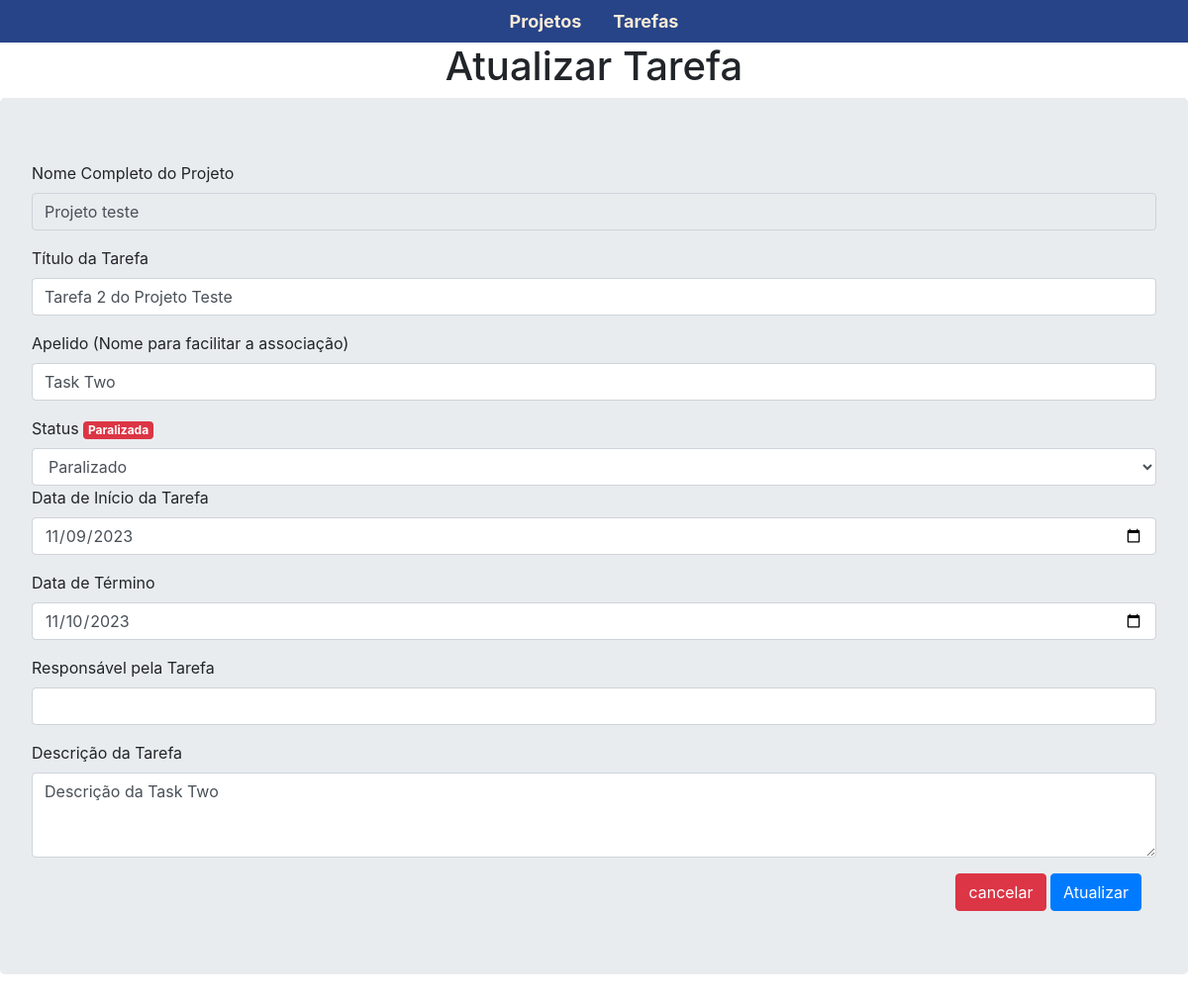
Page /forms/edit_task.php?id=2 on the committed database.
### tables this page shows
CREATE TABLE `projects` (
  `id` int(3) NOT NULL,
  `Full name` varchar(255) NOT NULL,
  `apelido_projeto` varchar(20) NOT NULL,
  `start` date NOT NULL DEFAULT current_timestamp(),
  `end` date NOT NULL DEFAULT current_timestamp(),
  `resp` varchar(200) NOT NULL,
  `desc` text NOT NULL
);

CREATE TABLE `tasks` (
  `id` int(3) NOT NULL,
  `project_id` int(11) NOT NULL,
  `title` varchar(200) NOT NULL,
  `task_name` varchar(100) NOT NULL,
  `task_desc` varchar(1000) NOT NULL,
  `state` int(1) NOT NULL,
  `start_date` date NOT NULL DEFAULT current_timestamp(),
  `end_date` date NOT NULL DEFAULT current_timestamp(),
  `resp` varchar(200) NOT NULL
);

### forms/edit_task.php (the view, shortened to what this page needs)
<?php
include "../connection/conexao.php";
$idTask =  $_GET['id'];
    $sql = "SELECT * FROM tasks WHERE id = '$idTask'";
    $busca = mysqli_query($conexao, $sql);
    $data = mysqli_fetch_assoc($busca);
    $title = $data['title'];
    $project_id = $data['project_id'];
    $apelido = $data['task_name'];
    $stat = $data['state'];
    $start = $data['start_date'];
    $end = $data['end_date'];
    $desc = $data['task_desc'];
    $resp = $data['resp'];
    if($stat =='1'){
        $status = "<span class='badge badge-warning'>Não Iniciado</span>";
     }elseif($stat =='2'){
         $status = "<span class='badge badge-info'>Em andamento</span>";
     }elseif($stat =='3'){
         $status = "<span class='badge badge-danger'>Paralizada</span>";
     }elseif($stat =='4'){
         $status = "<span class='badge badge-success'>Concluída</span>";
     }
     $sql = "SELECT * FROM projects WHERE id = '$project_id'";
     $busca = mysqli_query($conexao, $sql);
     $data = mysqli_fetch_assoc($busca);
     $FullName = $data['Full name'];
?>
<!DOCTYPE html>
<html lang="en">
<head>
    <link rel="stylesheet" href="https://stackpath.bootstrapcdn.com/bootstrap/4.1.3/css/bootstrap.min.css"
>
</head>
<body>
    <?php include "../pages/navbar.php"; ?>
    <h1 style="text-align:center">Atualizar Tarefa</h1>
    <div class="jumbotron">
        <form method="POST" action="../DATA/atualiza_task.php">
            <div class="form-group">
                <label for="exampleFormControlInput1">Nome Completo do Projeto</label>
                <input type="text" class="form-control" name="fullName" readonly='true' id="exampleFormControlInput1"
                    value="<?php echo $FullName; ?>">
            </div>
            <div class="form-group">
                <label for="exampleFormControlInput1">Título da Tarefa</label>
                <input type="text" class="form-control" name="title" id="exampleFormControlInput1"
                    value="<?php echo $title; ?>">
            </div>
            <div class="form-group">
                <label for="exampleFormControlInput1">Apelido (Nome para facilitar a associação)</label>
                <input type="text" class="form-control" name="apelido" id="exampleFormControlInput1"
                    value="<?php echo $apelido ?>">
            </div>
            <div class="form-group">
                <label for="exampleFormControlSelect1">Status <?php echo $status ?></label>
                <select class="form-control" id="exampleFormControlSelect1" name="state">
                    <option value="3" <?=($stat == '3')?'selected':''?>>Paralizado</option>
                </select>
                <div class="form-group">
                    <label for="exampleFormControlInput1">Data de Início da Tarefa</label>
                    <input type="date" class="form-control" name="start" value="<?php echo $start ?>">
                </div>
                <div class="form-group">
                    <label for="exampleFormControlInput1">Data de Término</label>
                    <input type="date" class="form-control" name="end" value="<?php echo $end ?>">
                </div>
            </div>
            <div class="form-group">
                <label for="exampleFormControlInput1">Responsável pela Tarefa</label>
                <input type="text" class="form-control" name="resp" id="exampleFormControlInput1"
                    value="<?php echo $resp ?>">
            </div>
            <div class="form-group">
                <label for="exampleFormControlTextarea1">Descrição da Tarefa</label>
                <textarea class="form-control" id="exampleFormControlTextarea1" name="description" rows="3"><?php echo $desc ;?>
                </textarea>
            </div>
            <div class="col-md-12" style="text-align:right">
                <a href="../pages/index.php" type="button" class="btn btn-danger">cancelar</a>
                <button type="submit" class="btn btn-primary">Atualizar</button>
            </div>
        </form>
    </div>
</body>
</html>

### rows in the picture
projects: fullName "Projeto teste"
tasks: title "Tarefa 2 do Projeto Teste", apelido "Task Two", state "Paralizado", start "11/09/2023", end "11/10/2023", description "Descrição da Task Two"
